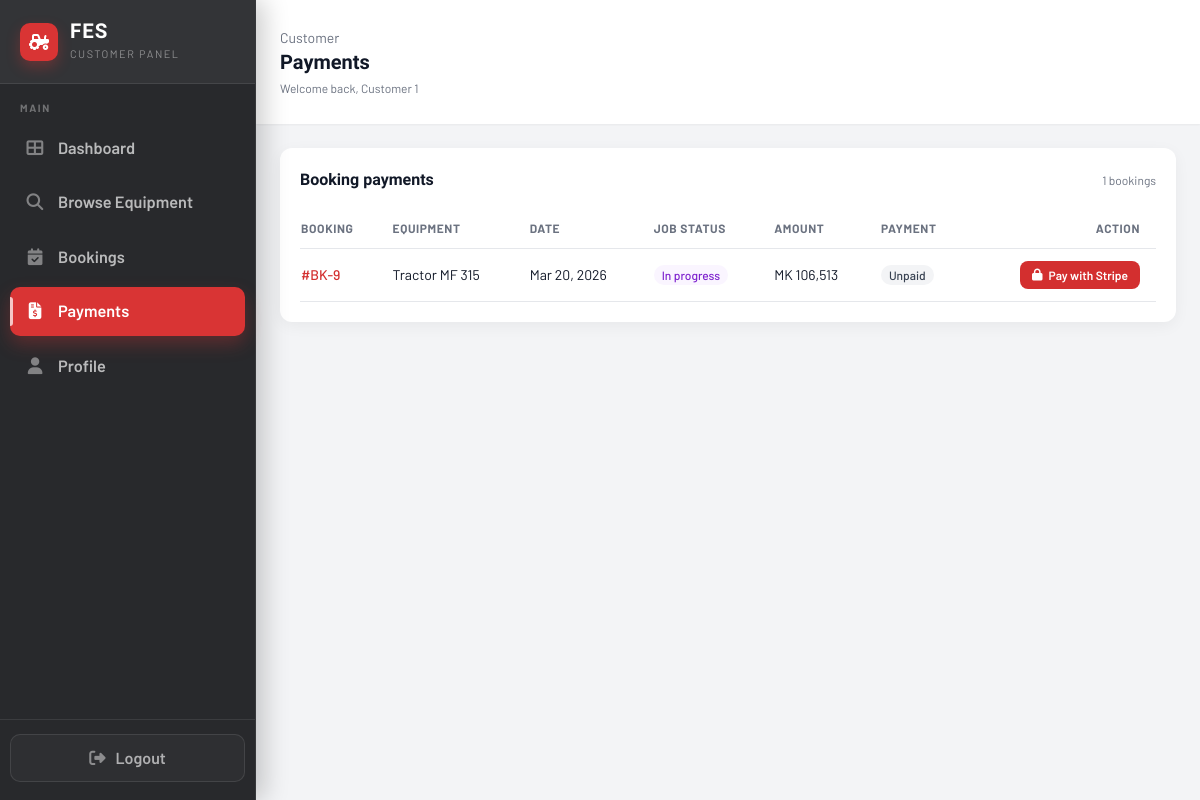
Screenshot of /Pages/customer/payments.php (signed in) with the database file from the repository.
### tables this page shows
CREATE TABLE IF NOT EXISTS `bookings` (
  `booking_id` int NOT NULL AUTO_INCREMENT,
  `customer_id` int NOT NULL,
  `operator_id` int DEFAULT NULL,
  `equipment_id` varchar(50) NOT NULL,
  `booking_date` date NOT NULL,
  `service_days` int NOT NULL DEFAULT '1',
  `service_type` varchar(50) NOT NULL,
  `service_location` varchar(255) NOT NULL,
  `contact_phone` varchar(50) NOT NULL,
  `field_lat` decimal(10,7) DEFAULT NULL,
  `field_lng` decimal(10,7) DEFAULT NULL,
  `field_address` varchar(255) DEFAULT NULL,
  `field_polygon` longtext,
  `field_hectares` decimal(10,2) DEFAULT NULL,
  `notes` text,
  `estimated_total_cost` decimal(12,2) NOT NULL DEFAULT '0.00',
  `payment_status` enum('unpaid','pending','paid','failed') NOT NULL DEFAULT 'unpaid',
  `payment_tx_ref` varchar(120) DEFAULT NULL,
  `payment_paid_at` datetime DEFAULT NULL,
  `status` enum('pending','confirmed','in_progress','completed','cancelled') NOT NULL DEFAULT 'pending',
  `operator_start_time` datetime DEFAULT NULL COMMENT 'Set when operator marks job In progress',
  `operator_end_time` datetime DEFAULT NULL COMMENT 'Set when operator marks job Completed',
  `created_at` timestamp NULL DEFAULT CURRENT_TIMESTAMP,
  `updated_at` timestamp NULL DEFAULT CURRENT_TIMESTAMP ON UPDATE CURRENT_TIMESTAMP,
  PRIMARY KEY (`booking_id`),
  KEY `customer_id` (`customer_id`),
  KEY `equipment_id` (`equipment_id`),
  KEY `status` (`status`),
  KEY `idx_bookings_operator_id` (`operator_id`)
);

CREATE TABLE IF NOT EXISTS `equipment` (
  `id` int NOT NULL AUTO_INCREMENT,
  `equipment_name` varchar(255) NOT NULL,
  `category` varchar(100) NOT NULL,
  `equipment_id` varchar(100) NOT NULL,
  `model` varchar(255) DEFAULT NULL,
  `description` text NOT NULL,
  `status` enum('available','in_use','maintenance','retired') NOT NULL DEFAULT 'available',
  `location` varchar(255) NOT NULL,
  `operator_id` int DEFAULT NULL,
  `purchase_date` date DEFAULT NULL,
  `daily_rate` decimal(10,2) NOT NULL,
  `hourly_rate` decimal(10,2) DEFAULT '0.00',
  `per_hectare_rate` decimal(10,2) DEFAULT NULL,
  `fuel_type` varchar(50) DEFAULT NULL,
  `total_usage_hours` int DEFAULT '0',
  `year_manufactured` int DEFAULT NULL,
  `weight_kg` decimal(10,2) DEFAULT NULL,
  `last_maintenance` date DEFAULT NULL,
  `icon` varchar(100) NOT NULL,
  `image_path` varchar(500) DEFAULT NULL,
  `created_at` timestamp NULL DEFAULT CURRENT_TIMESTAMP,
  `updated_at` timestamp NULL DEFAULT CURRENT_TIMESTAMP ON UPDATE CURRENT_TIMESTAMP,
  PRIMARY KEY (`id`),
  KEY `operator_id` (`operator_id`)
);

### includes/stripe_checkout.php (called while the page is built, shortened)
<?php
function fes_stripe_configured(): bool
{
    return class_exists(\Stripe\Stripe::class);
}

### Pages/customer/payments.php (the view, shortened to what this page needs)
<?php
require_once __DIR__ . '/../../includes/stripe_checkout.php';
$rows = [];
$customerId = (int)$_SESSION['user_id'];
$customerName = $_SESSION['name'] ?? 'Customer';
$payConfigured = fes_stripe_configured();
try {
    $conn = getDBConnection();
    $sql = "SELECT b.booking_id, b.booking_date, b.service_type, b.status,
                   b.estimated_total_cost, b.payment_status,
                   COALESCE(NULLIF(b.service_location, ''), b.field_address) AS service_location,
                   e.equipment_name
            FROM bookings b
            JOIN equipment e ON e.equipment_id = b.equipment_id
            WHERE b.customer_id = ?
            ORDER BY b.created_at DESC";
    $stmt = $conn->prepare($sql);
    if ($stmt) {
        $stmt->bind_param('i', $customerId);
        $stmt->execute();
        $res = $stmt->get_result();
        while ($res && ($r = $res->fetch_assoc())) {
            $rows[] = $r;
        }
    }
} catch (Throwable $e) {
    error_log('Customer payments: ' . $e->getMessage());
}
function fes_payment_status_badge(string $ps): array
{
    switch ($ps) {
        default:
            return ['Unpaid', 'bg-gray-100 text-gray-700'];
    }
}
function fes_job_status_badge(string $st): string
{
    $map = [
        'pending' => 'bg-amber-50 text-amber-700',
        'confirmed' => 'bg-blue-50 text-blue-700',
        'in_progress' => 'bg-purple-50 text-purple-700',
        'completed' => 'bg-emerald-50 text-emerald-700',
        'cancelled' => 'bg-gray-100 text-gray-700',
    ];
    return $map[$st] ?? 'bg-gray-100 text-gray-700';
}
?>
<!DOCTYPE html>
<html lang="en">
<head>
    <link rel="stylesheet" href="https://cdnjs.cloudflare.com/ajax/libs/font-awesome/6.4.0/css/all.min.css">
    <script src="https://cdn.tailwindcss.com"></script>
</head>
<body>
    <div class="min-h-screen w-full bg-gray-100">
        <div class="flex min-h-screen">
            <?php include __DIR__ . '/include/sidebar.php'; ?>
            <div class="flex-1 flex flex-col min-w-0 md:ml-64">
                <header class="bg-white px-6 py-7 flex items-center justify-between shadow-sm">
                    <div class="flex items-center gap-3">
                        <div>
                            <div class="text-sm text-gray-500">Customer</div>
                            <h1 class="text-xl font-semibold text-gray-900">Payments</h1>
                            <p class="text-xs text-gray-500 mt-1">Welcome back, <?php echo htmlspecialchars($customerName); ?></p>
                        </div>
                    </div>
                </header>
                <main class="flex-1 overflow-y-auto p-6">
                    <section class="bg-white rounded-xl shadow-card p-5">
                        <div class="flex items-center justify-between mb-4">
                            <h2 class="text-base font-semibold text-gray-900">Booking payments</h2>
                            <span class="text-xs text-gray-500"><?php echo count($rows); ?> bookings</span>
                        </div>
                        <div class="overflow-x-auto">
                            <table class="min-w-full">
                                <thead>
                                    <tr class="text-left text-xs font-medium text-gray-500 border-b uppercase tracking-wider">
                                        <th class="py-3 pr-4">Booking</th>
                                        <th class="py-3 pr-4">Equipment</th>
                                        <th class="py-3 pr-4">Date</th>
                                        <th class="py-3 pr-4">Job status</th>
                                        <th class="py-3 pr-4">Amount</th>
                                        <th class="py-3 pr-4">Payment</th>
                                        <th class="py-3 pr-4 text-right">Action</th>
                                    </tr>
                                </thead>
                                <tbody class="text-sm text-gray-900">
                                    <?php if (empty($rows)): ?>
                                        <tr>
                                            <td colspan="7" class="py-8 text-center text-gray-500">No bookings yet.</td>
                                        </tr>
                                    <?php else: ?>
                                        <?php foreach ($rows as $row): ?>
                                            <?php
                                            $bid = (int)$row['booking_id'];
                                            $jobSt = (string)($row['status'] ?? 'pending');
                                            $paySt = (string)($row['payment_status'] ?? 'unpaid');
                                            [$payLabel, $payClass] = fes_payment_status_badge($paySt);
                                            $jobClass = fes_job_status_badge($jobSt);
                                            $cost = (float)($row['estimated_total_cost'] ?? 0);
                                            $canPay = $payConfigured
                                                && $jobSt !== 'cancelled'
                                                && $paySt !== 'paid'
                                                && $cost > 0;
                                            ?>
                                            <tr class="border-b hover:bg-gray-50">
                                                <td class="py-3 pr-4 font-medium text-fes-red">#BK-<?php echo $bid; ?></td>
                                                <td class="py-3 pr-4"><?php echo htmlspecialchars($row['equipment_name'] ?? '—'); ?></td>
                                                <td class="py-3 pr-4">
                                                    <?php echo !empty($row['booking_date']) ? htmlspecialchars(date('M d, Y', strtotime($row['booking_date']))) : '—'; ?>
                                                </td>
                                                <td class="py-3 pr-4">
                                                    <span class="inline-flex px-2 py-0.5 rounded-full text-xs font-medium <?php echo $jobClass; ?>">
                                                        <?php echo htmlspecialchars(ucfirst(str_replace('_', ' ', $jobSt))); ?>
                                                    </span>
                                                </td>
                                                <td class="py-3 pr-4">MK <?php echo number_format($cost); ?></td>
                                                <td class="py-3 pr-4">
                                                    <span class="inline-flex px-2 py-0.5 rounded-full text-xs font-medium <?php echo $payClass; ?>">
                                                        <?php echo htmlspecialchars($payLabel); ?>
                                                    </span>
                                                </td>
                                                <td class="py-3 pr-4 text-right">
                                                    <?php if ($canPay): ?>
                                                        <form method="post" action="pay_start.php" class="inline">
                                                            <button type="submit" class="inline-flex items-center gap-1.5 bg-fes-red hover:bg-[#b71c1c] text-white text-xs font-semibold px-3 py-1.5 rounded-lg">
                                                                <i class="fas fa-lock"></i> Pay with Stripe
                                                            </button>
                                                        </form>
                                                    <?php elseif ($paySt === 'paid'): ?>
                                                        <span class="text-xs text-gray-400">—</span>
                                                    <?php elseif ($jobSt === 'cancelled'): ?>
                                                        <span class="text-xs text-gray-400">N/A</span>
                                                    <?php else: ?>
                                                        <span class="text-xs text-gray-400">—</span>
                                                    <?php endif; ?>
                                                </td>
                                            </tr>
                                        <?php endforeach; ?>
                                    <?php endif; ?>
                                </tbody>
                            </table>
                        </div>
                    </section>
                </main>
            </div>
        </div>
    </div>
</body>
</html>

### Pages/customer/payments.php (style rules this page uses)
* { font-family: 'Barlow', sans-serif; }
h1, h2, h3, h4, .display { font-family: 'Barlow Condensed', sans-serif; }

### rows the page displays
bookings: booking_id "9", equipment.equipment_name "Tractor MF 315", booking_date "Mar 20, 2026", status "In progress", estimated_total_cost "106,513", payLabel "Unpaid"

### other values shown
$customerName "Customer 1"
count($rows) "1"
